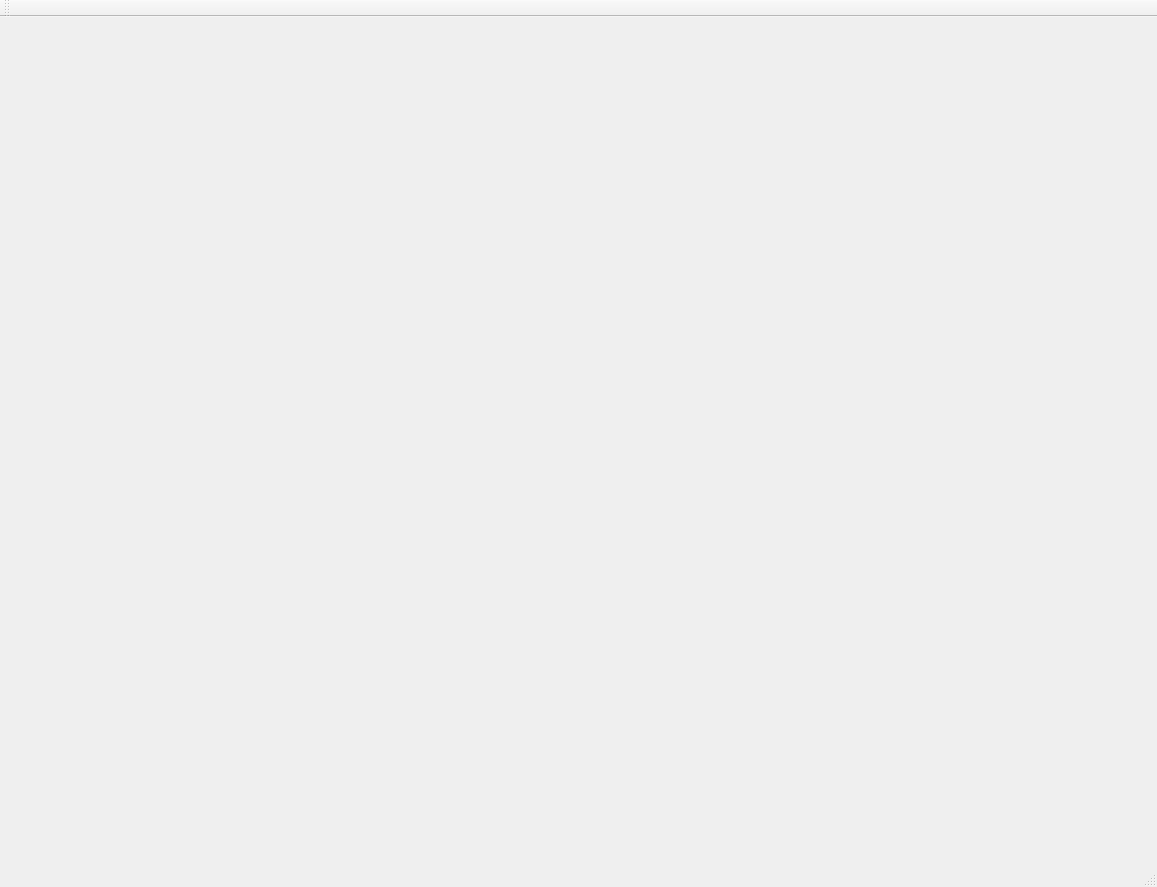
<?xml version="1.0" encoding="UTF-8"?>
<ui version="4.0">
 <class>MainWindow</class>
 <widget class="QMainWindow" name="MainWindow">
  <property name="geometry">
   <rect>
    <x>0</x>
    <y>0</y>
    <width>1157</width>
    <height>887</height>
   </rect>
  </property>
  <property name="windowTitle">
   <string>MainWindow</string>
  </property>
  <widget class="QWidget" name="centralWidget">
   <widget class="QCustomPlot" name="customPlot" native="true">
    <property name="geometry">
     <rect>
      <x>20</x>
      <y>10</y>
      <width>981</width>
      <height>351</height>
     </rect>
    </property>
   </widget>
   <widget class="QCustomPlot" name="customPlot2" native="true">
    <property name="geometry">
     <rect>
      <x>30</x>
      <y>390</y>
      <width>971</width>
      <height>251</height>
     </rect>
    </property>
   </widget>
   <widget class="QCustomPlot" name="customPlot3" native="true">
    <property name="geometry">
     <rect>
      <x>40</x>
      <y>660</y>
      <width>961</width>
      <height>181</height>
     </rect>
    </property>
   </widget>
  </widget>
  <widget class="QMenuBar" name="menuBar">
   <property name="geometry">
    <rect>
     <x>0</x>
     <y>0</y>
     <width>1157</width>
     <height>24</height>
    </rect>
   </property>
  </widget>
  <widget class="QToolBar" name="mainToolBar">
   <attribute name="toolBarArea">
    <enum>TopToolBarArea</enum>
   </attribute>
   <attribute name="toolBarBreak">
    <bool>false</bool>
   </attribute>
  </widget>
  <widget class="QStatusBar" name="statusBar"/>
 </widget>
 <layoutdefault spacing="6" margin="11"/>
 <customwidgets>
  <customwidget>
   <class>QCustomPlot</class>
   <extends>QWidget</extends>
   <header location="global">qcustomplot.h</header>
   <container>1</container>
  </customwidget>
 </customwidgets>
 <resources/>
 <connections/>
</ui>
